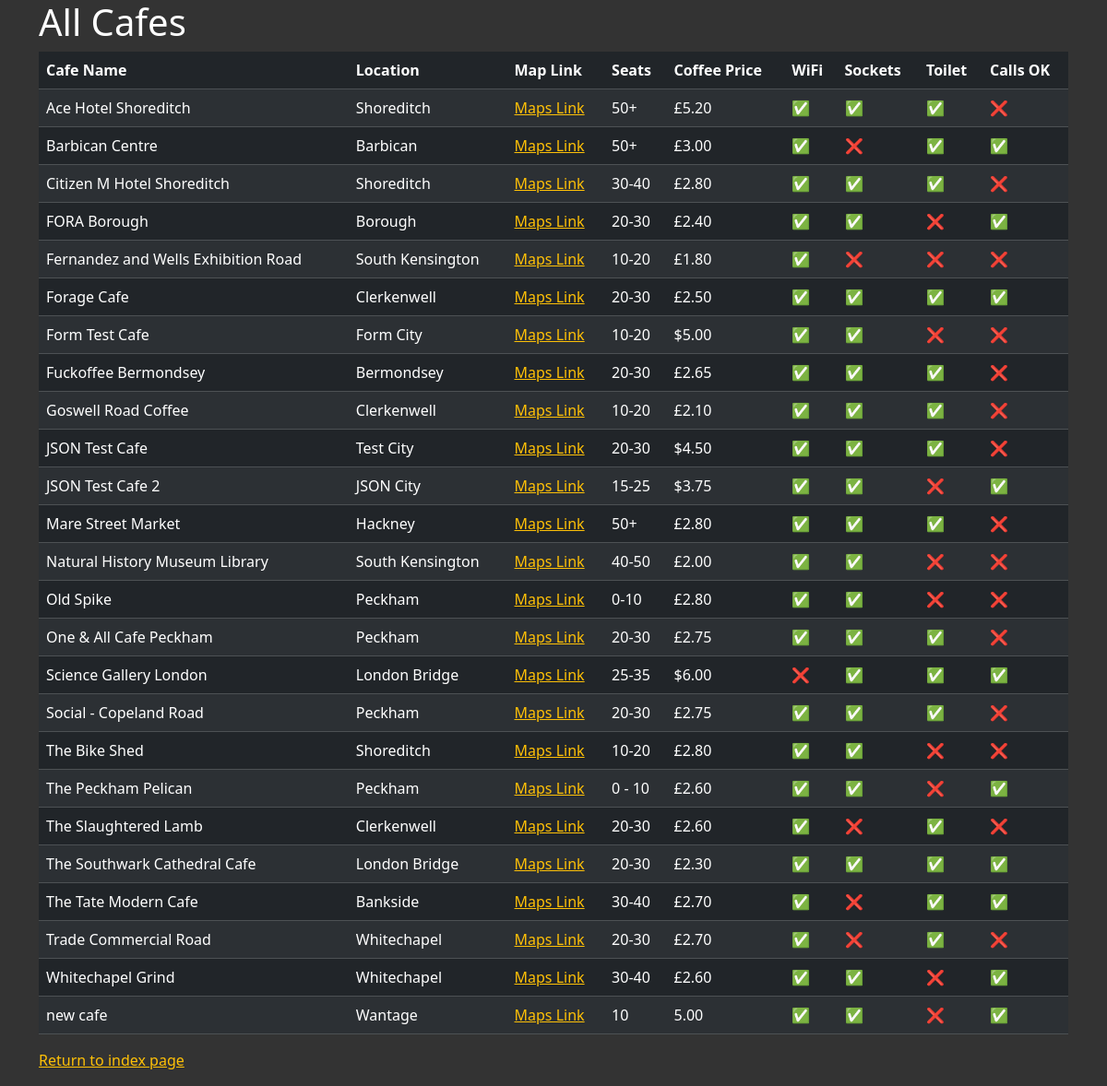
/cafes, run on an earlier commit of the app's database.
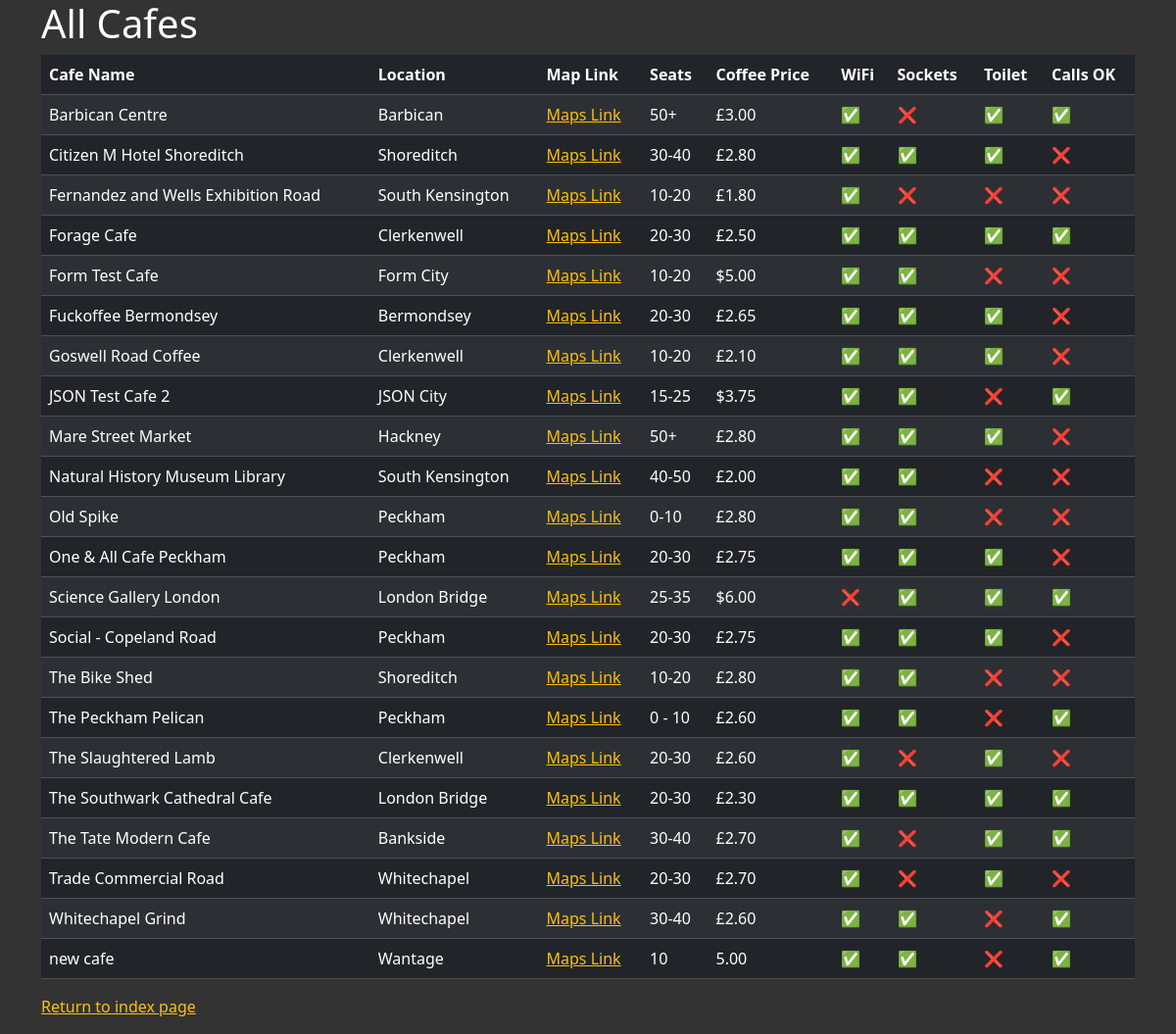
And on a later commit of the database.
### main.py (models this page shows, shortened)
class Cafe(db.Model):
    __tablename__ = 'cafes'
    id: Mapped[int] = mapped_column(Integer, primary_key=True)
    name: Mapped[str] = mapped_column(String(250), unique=True, nullable=False)
    map_url: Mapped[str] = mapped_column(String(500), nullable=False)
    img_url: Mapped[str] = mapped_column(String(500), nullable=False)
    location: Mapped[str] = mapped_column(String(250), nullable=False)
    has_sockets: Mapped[bool] = mapped_column(nullable=False)
    has_toilet: Mapped[bool] = mapped_column(nullable=False)
    has_wifi: Mapped[bool] = mapped_column(nullable=False)
    can_take_calls: Mapped[bool] = mapped_column(nullable=False)
    seats: Mapped[str] = mapped_column(String(250), nullable=True)
    coffee_price: Mapped[str] = mapped_column(String(250), nullable=True)

### main.py (the view)
@app.route('/cafes')
def cafes() -> str:
    all_cafes = db.session.execute(db.select(Cafe).order_by(Cafe.name)).scalars().all()
    return render_template('cafes.html', cafes=all_cafes)

### templates/cafes.html (shortened to what this page needs)
{% extends 'base.html' %}
{% block content %}
<div class="container">
  <div class="row">
    <div class="col-sm-12">
      <h1>All Cafes</h1>
      <table class="table table-dark table-striped table-hover">
        <thead>
          <tr>
            <th>Cafe Name</th>
            <th>Location</th>
            <th>Map Link</th>
            <th>Seats</th>
            <th>Coffee Price</th>
            <th>WiFi</th>
            <th>Sockets</th>
            <th>Toilet</th>
            <th>Calls OK</th>
          </tr>
        </thead>
        <tbody>
        {% for cafe in cafes %}
          <tr>
            <td>{{ cafe.name }}</td>
            <td>{{ cafe.location }}</td>
            <td><a href="{{ cafe.map_url }}" target="_blank">Maps Link</a></td>
            <td>{{ cafe.seats }}</td>
            <td>{{ cafe.coffee_price }}</td>
            <td>{{ "✅" if cafe.has_wifi else "❌" }}</td>
            <td>{{ "✅" if cafe.has_sockets else "❌" }}</td>
            <td>{{ "✅" if cafe.has_toilet else "❌" }}</td>
            <td>{{ "✅" if cafe.can_take_calls else "❌" }}</td>
          </tr>
        {% endfor %}
        </tbody>
      </table>
      <p><a href="{{ url_for('home') }}">Return to index page</a></p>
    </div>
  </div>
</div>
{% endblock %}

What changed in the data, as far as the page shows it:
removed Cafe: name "Ace Hotel Shoreditch", location "Shoreditch", seats "50+", coffee_price "£5.20", has_wifi "✅", has_sockets "✅", has_toilet "✅", can_take_calls "❌"
removed Cafe: name "FORA Borough", location "Borough", seats "20-30", coffee_price "£2.40", has_wifi "✅", has_sockets "✅", has_toilet "❌", can_take_calls "✅"
removed Cafe: name "JSON Test Cafe", location "Test City", seats "20-30", coffee_price "$4.50", has_wifi "✅", has_sockets "✅", has_toilet "✅", can_take_calls "❌"
